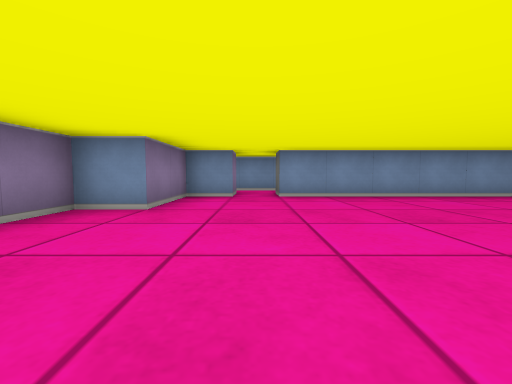
View 1 (above)

16 first-person views from a walk through a cub3D level. The camera is about half as high as the walls, tilts 4° down and sees 90° across. The floor is counted in squares. Each view is taken from the middle of a square. On the plan, view 1 faces up. The plan holds only what a view shows up to about 9 squares ahead; the rest is blank.

View 2
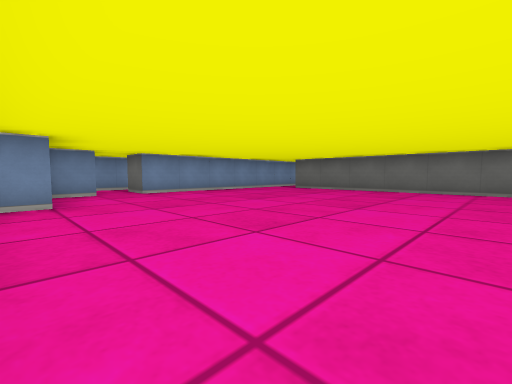

View 3
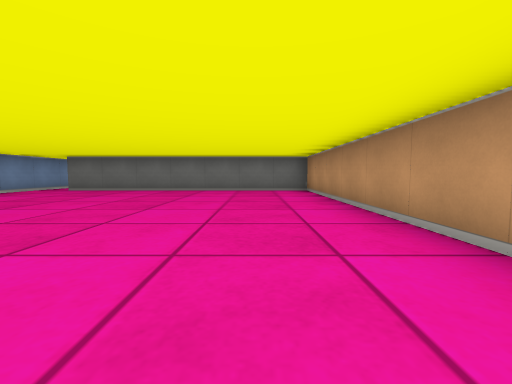

View 4
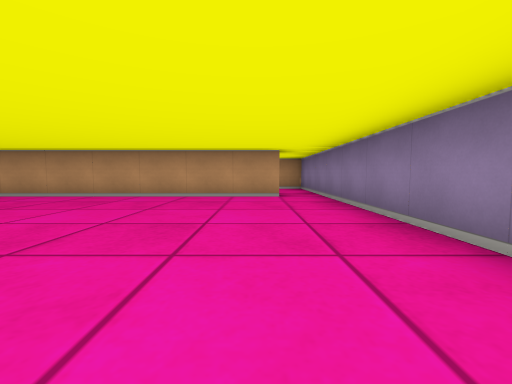

View 5
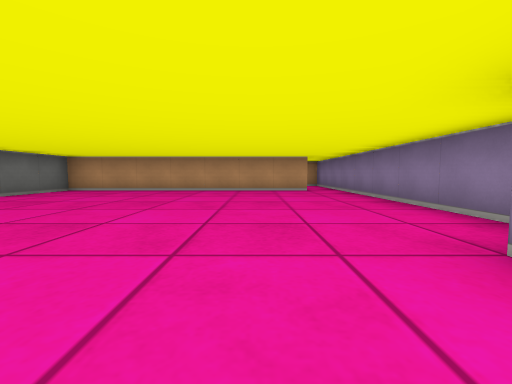

View 6
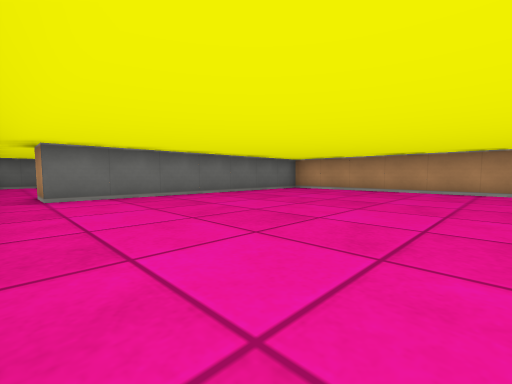

View 7
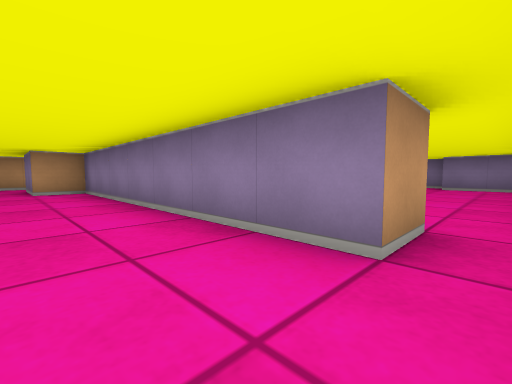

View 8
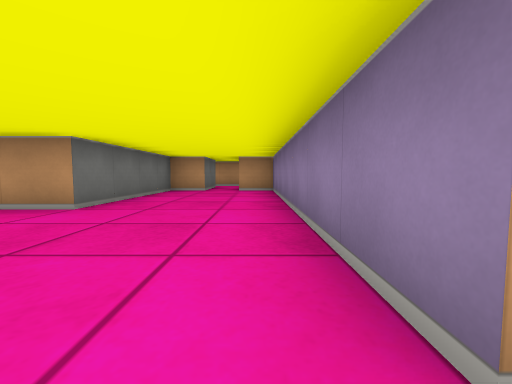

View 9
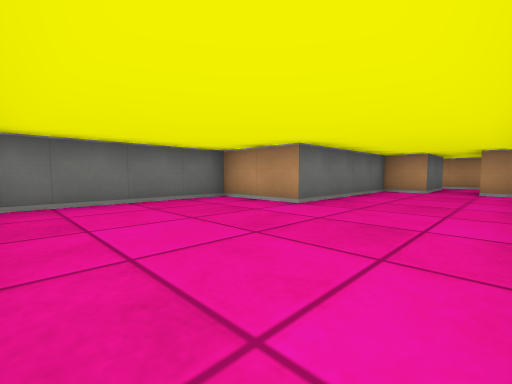

View 10
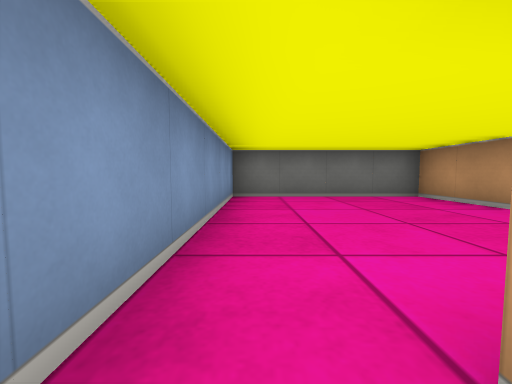

View 11
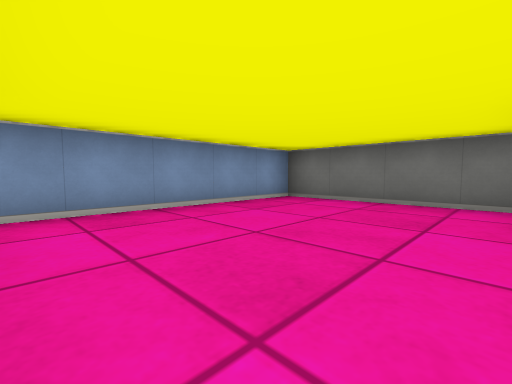

View 12
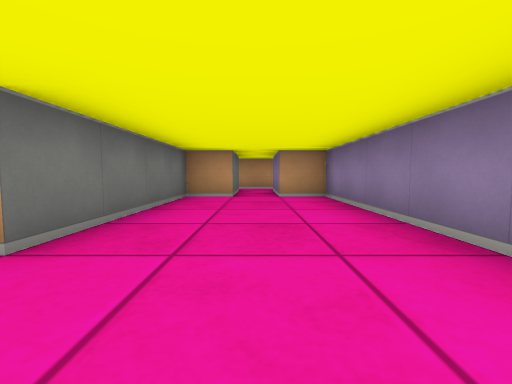

View 13
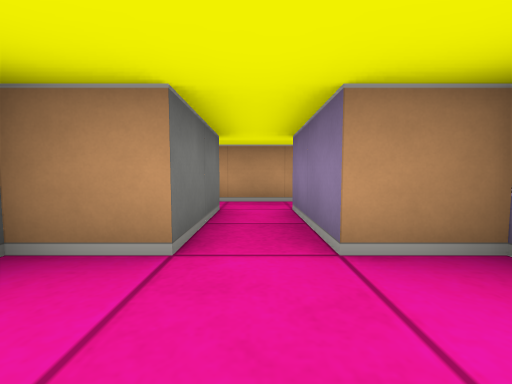

View 14
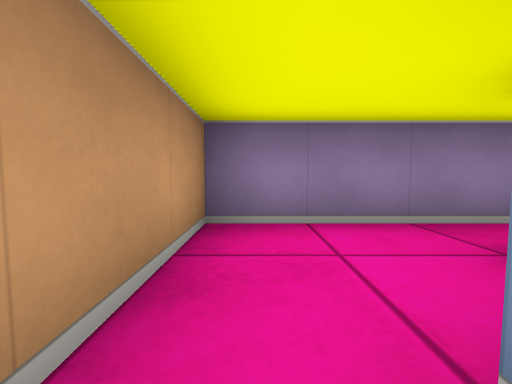

View 15
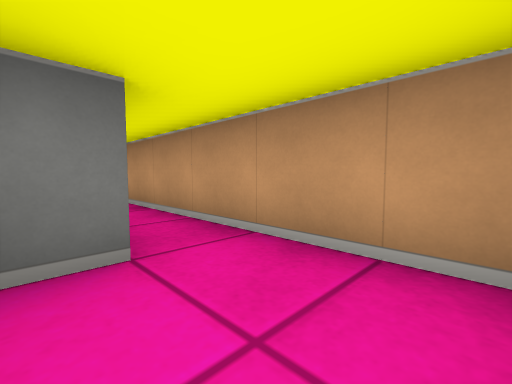

View 16
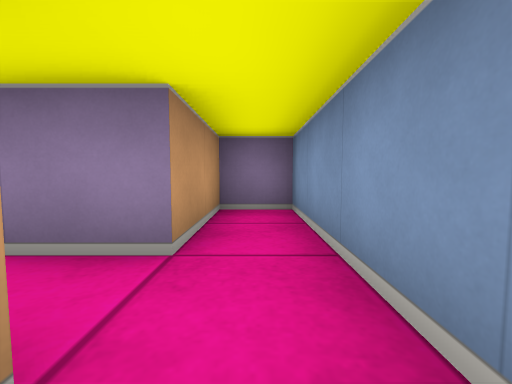

### Floor plan
Ten units are one square. View 1 is at (0, 0); x grows to the right and y downward. Boxes are objects, and circles mark ways between rooms. Rooms are numbered by the first view taken in them; rooms with no view inside come last. Other rooms are left out.
<svg viewBox="-30 -80 150 140">
<path fill="none" stroke="#000" d="M-16 25 55 25 55 -45M-5 -55 -15 -55 -15 -35 -25 -35 -25 35M55 -55 5 -55M55 -45 65 -45 65 25 75 25 75 45M85 45 85 25 95 25 95 -15 115 -15 115 -55 55 -55M72 55 88 55M-5 46 -5 39M-25 35 -25 55 25 55M9 -75 -25 -75 -25 -65 -5 -65 -5 -55M5 -55 5 -65"/>
<circle cx="60" cy="-50" r="3" fill="#2a7"/>
<circle cx="-20" cy="30" r="3" fill="#2a7"/>
<circle cx="0" cy="-60" r="3" fill="#2a7"/>
<circle cx="80" cy="35" r="3" fill="#2a7"/>
<text x="20" y="-10">1</text>
<text x="90" y="-20">2</text>
<text x="50" y="50">3</text>
<text x="80" y="-70">4</text>
</svg>
Room 1 opens to room 2. Room 1 opens to room 3. Room 1 opens to room 4. Room 2 opens to room 3.

Where each view was taken, in squares from view 1:
view 1: 0 up, 0 right, facing up
view 2: 1 down, 2 left, facing up-right
view 3: 1 down, 2 left, facing right
view 4: 3 up, 1 left, facing down
view 5: 5 up, 0 right, facing down
view 6: 5 up, 0 right, facing down-right
view 7: 5 up, 8 right, facing down-left
view 8: 5 up, 7 right, facing down
view 9: 5 up, 7 right, facing down-right
view 10: 5 up, 6 right, facing right
view 11: 2 up, 7 right, facing up-right
view 12: 3 up, 8 right, facing down
view 13: 1 down, 8 right, facing down
view 14: 5 down, 0 right, facing left
view 15: 4 down, 2 left, facing down-right
view 16: 7 up, 1 right, facing left
